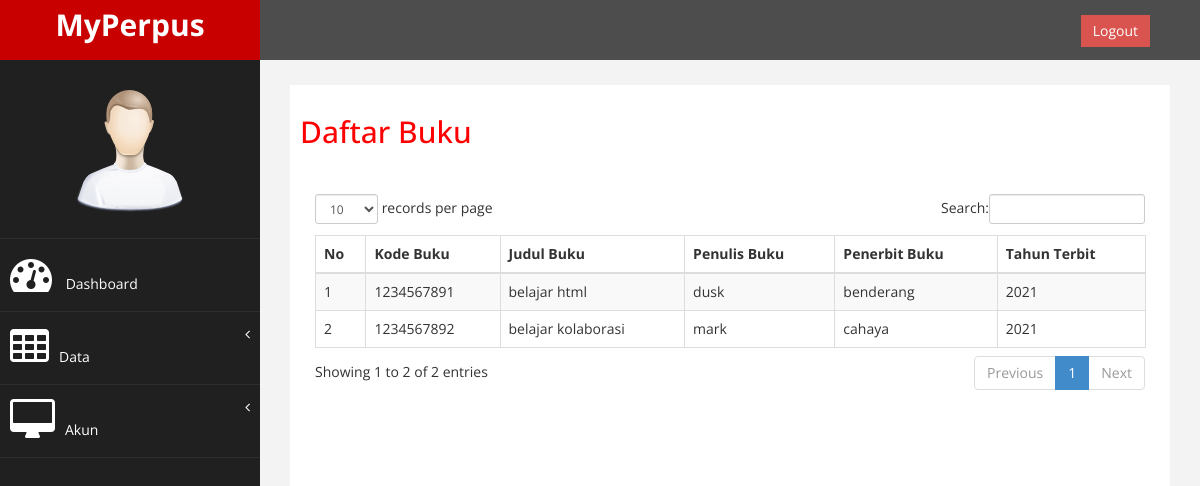
Page /halaman/admin/data/data_buku.php on the committed database.
### tables this page shows
CREATE TABLE `tab_buku` (
  `kode_buku` varchar(10) NOT NULL,
  `judul_buku` varchar(100) NOT NULL,
  `penulis_buku` varchar(100) NOT NULL,
  `penerbit_buku` varchar(100) NOT NULL,
  `tahun_terbit` varchar(4) NOT NULL
);

### halaman/admin/data/data_buku.php (the view, shortened to what this page needs)
<!DOCTYPE html>
<html xmlns="http://www.w3.org/1999/xhtml">
<head>
    <link href="../../assets/css/bootstrap.css" rel="stylesheet" />
    <link href="../../assets/css/font-awesome.css" rel="stylesheet" />
    <link href="../../assets/js/morris/morris-0.4.3.min.css" rel="stylesheet" />
    <link href="../../assets/css/custom.css" rel="stylesheet" />
    <link href="../../assets/js/dataTables/dataTables.bootstrap.css" rel="stylesheet" />
</head>
<body>
    <div id="wrapper">
        <nav class="navbar navbar-default navbar-cls-top " role="navigation" style="margin-bottom: 0">
            <div class="navbar-header">
                <a class="navbar-brand" href="dashboard.php">
                    MyPerpus
                </a>
            </div>
  <div style="color: white;
padding: 15px 50px 5px 50px;
float: right;
font-size: 16px;"><a href="../../logout.php" class="btn btn-danger square-btn-adjust">Logout</a> </div>
        </nav>
                <nav class="navbar-default navbar-side" role="navigation">
            <div class="sidebar-collapse">
                <ul class="nav" id="main-menu">
				<li class="text-center">
                    <img src="../../assets/img/find_user.png" class="user-image img-responsive"/>
					</li>
                    <li>
                        <a href="../dashboard.php"><i class="fa fa-dashboard fa-3x"></i> Dashboard</a>
                    </li>
                    <li>
                        <a href="#"><i class="fa fa-table fa-3x""></i>Data<span class="fa arrow"></span></a>
                    </li>
                </ul>
                <li>
                        <a href="#"><i class="fa fa-desktop fa-3x"></i>Akun<span class="fa arrow"></span></a>
                    </li>
            </div>
        </nav>
        <div id="page-wrapper" >
            <div id="page-inner">
                <div class="row">
                    <div class="col-md-12">
                     <h2>Daftar Buku</h2>
                    </div>
                </div>
                 <div class="panel-heading">
                </div>
                        <div class="panel-body">
                            <div class="table-responsive">
                                <table class="table table-striped table-bordered table-hover" id="dataTables-example">
                                    <thead>
                                        <tr>
                                            <th>No</th>
                                            <th>Kode Buku</th>
                                            <th>Judul Buku</th>
                                            <th>Penulis Buku</th>
                                            <th>Penerbit Buku</th>
                                            <th>Tahun Terbit</th>
                                        </tr>
                                    </thead>
                                    <tbody>
                                        <?php
                                        include "../../../koneksi.php";
                                        $no = 1;
                                        $ambil = mysqli_query($koneksi,"SELECT*FROM tab_buku");
                                        while ($data = mysqli_fetch_array($ambil)) {
                                            ?>
                                            <tr class="odd gradeX">
                                                <td><?php echo $no++; ?></td>
                                                <td><?php echo $data['kode_buku']; ?></td>
                                                <td><?php echo $data['judul_buku']; ?></td>
                                                <td><?php echo $data['penulis_buku']; ?></td>
                                                <td><?php echo $data['penerbit_buku']; ?></td>
                                                <td><?php echo $data['tahun_terbit']; ?></td>
                                            <?php
                                        }
                                        ?>
                                    </tbody>
                                </table>
                            </div>
                        </div>
                    </div>
    </div>
            </div>
</body>
</html>

### halaman/assets/css/custom.css (style rules this page uses)
body { font-family: 'Open Sans', sans-serif; }
#wrapper { width: 100%; background:#202020; }
#page-wrapper { padding: 15px 15px; min-height: 600px; background:#F3F3F3; }
#page-inner { width:100%; margin:10px 20px 10px 0px; background-color:#fff!important; padding:10px; min-height:1200px; }
.text-center { text-align:center; }
h2 { color: #f00; }
.square-btn-adjust { border: 0px solid transparent; -webkit-border-radius: 0px; -moz-border-radius: 0px; border-radius: 0px; }
.user-image { margin: 25px auto; -webkit-border-radius: 10px; -moz-border-radius: 10px; border-radius: 10px; max-height:170px; max-width:170px; }
.navbar-cls-top .navbar-brand { color: #fff; background: #C90000; width: 260px; text-align: center; height: 60px; font-size: 30px; font-weight: 700; }
.arrow { float: right; }
.fa.arrow:before { content: "\f104"; }
.sidebar-collapse , .sidebar-collapse .nav { background:none; }
.sidebar-collapse .nav { padding:0; }
.sidebar-collapse .nav > li > a { color:#fff; background:#202020; text-shadow:none; }
.sidebar-collapse > .nav > li > a { padding:15px 10px; }
.sidebar-collapse > .nav > li { border-bottom: 1px solid rgba(107, 108, 109, 0.19); }
.navbar-side { border:none; background-color: #202020; }
.navbar-cls-top { background:#4D4D4D; border-bottom:none; }
.navbar-default { border:0px solid black; }
.navbar-header { background: #A70303; }
.nav > li > a > i { margin-right:10px; }
@media (min-width:768px) { #page-wrapper { margin: 0 0 0 260px; padding: 15px 30px; min-height: 1200px; } }
@media (min-width:768px) { .navbar-side { z-index: 1; position: absolute; width: 260px; } }
@media (min-width:768px) { .navbar { border-radius: 0px; } }

### rows in the picture
tab_buku: kode_buku "1234567891", judul_buku "belajar html", penulis_buku "dusk", penerbit_buku "benderang", tahun_terbit "2021"
tab_buku: kode_buku "1234567892", judul_buku "belajar kolaborasi", penulis_buku "mark", penerbit_buku "cahaya", tahun_terbit "2021"
